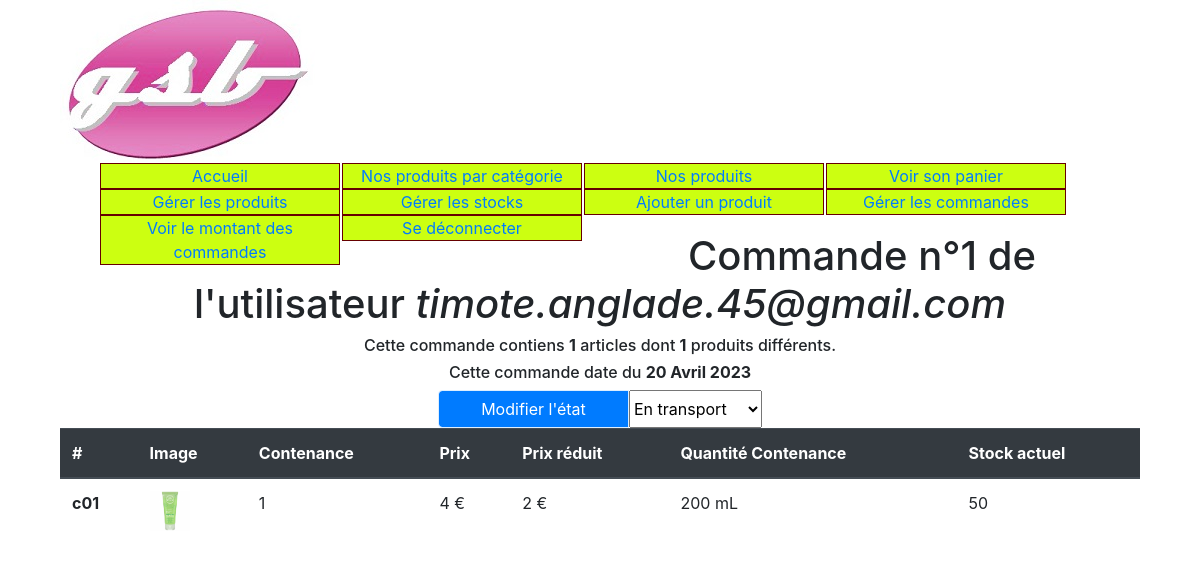
Screenshot of /index.php?uc=gererCommandes&action=modifCommande&id=1&mail=timote.anglade.45@gmail.com (signed in) with the database file from the repository.
### tables this page shows
CREATE TABLE IF NOT EXISTS `commande` (
  `mail` varchar(50) NOT NULL,
  `id` char(32) NOT NULL,
  `dateCommande` date DEFAULT NULL,
  `etatCde` char(1) NOT NULL DEFAULT 'P' COMMENT 'T = Transport\r\nP = en Préparation\r\nA = Arrivée\r\nC = Cancel',
  PRIMARY KEY (`mail`,`id`)
);

CREATE TABLE IF NOT EXISTS `contenir` (
  `id_produit` char(32) NOT NULL,
  `id_contenance` int(11) NOT NULL,
  `mail_commande` varchar(50) NOT NULL,
  `id_commande` char(32) NOT NULL,
  `qte` int(11) NOT NULL DEFAULT 1,
  `reduction` float DEFAULT NULL,
  PRIMARY KEY (`id_produit`,`id_contenance`,`mail_commande`,`id_commande`),
  KEY `contenir_commande0_FK` (`mail_commande`,`id_commande`)
);

CREATE TABLE IF NOT EXISTS `produitcontenance` (
  `id` char(32) NOT NULL,
  `id_contenance` int(11) NOT NULL,
  `prix` double NOT NULL,
  `qte` int(11) NOT NULL,
  `stock` int(11) NOT NULL DEFAULT 0,
  `isBase` tinyint(1) NOT NULL,
  `id_unit` int(11) NOT NULL,
  PRIMARY KEY (`id`,`id_contenance`),
  KEY `ProduitContenance_unites0_FK` (`id_unit`)
);

CREATE TABLE IF NOT EXISTS `produit` (
  `id` char(32) NOT NULL,
  `libelle` varchar(50) NOT NULL,
  `description` varchar(255) DEFAULT NULL,
  `image` char(100) DEFAULT NULL,
  `dateMiseEnRayon` date NOT NULL,
  `id_categorie` char(32) NOT NULL,
  `id_marque` int(11) NOT NULL,
  PRIMARY KEY (`id`),
  KEY `produit_categorie_FK` (`id_categorie`),
  KEY `produit_marque_FK` (`id_marque`)
);

### modele/bd.commandes.inc.php (called while the page is built, shortened)
<?php
function getDetailsCommandes($id, $mail){
	try
	{
        $monPdo = connexionPDO();
		$req = 'select id, mail, dateCommande, etatCde, sum(con.qte) as qte, count(id_contenance) as nbProduits from commande inner join contenir con on con.id_commande=id and con.mail_commande=mail where mail=:mail and id=:id';
		$req = $monPdo->prepare($req);
		$req->execute(['id' => $id, 'mail'=>$mail]);
		$lesLignes = $req->fetch(PDO::FETCH_ASSOC);
		$req = "select p.id, image, c.id_contenance, round(prix,2) as prix, c.qte, reduction, round((prix*reduction),2) as prixReduit, p.qte as qteC, stock, unit_intitule, IFNULL(NULLIF(unit_pluriel,''), unit_intitule) as 'unit_pluriel' from contenir c inner join produitcontenance p on id_produit=p.id and p.id_contenance=c.id_contenance inner join unites u on u.id_unit=p.id_unit inner join produit prod on prod.id=p.id where c.mail_commande=:mail and c.id_commande=:id;";
		$req = $monPdo->prepare($req);
		$req->execute(['id' => $id, 'mail'=>$mail]);
		$lesLignes['contenir'] = $req->fetchAll(PDO::FETCH_ASSOC);
		return $lesLignes;
	}
	catch (PDOException $e)
	{
        print "Erreur !: " . $e->getMessage();
        die();
	}
}
?>

### modele/fonctions.inc.php (called while the page is built, shortened)
<?php
function year($date){
	return substr($date, 0, 4);
}
function month($date){
	return substr($date, 5, 2);
}
function day($date){
	return substr($date, 8);
}
function getTextFromDate($date){
	$annee = year($date);
	$mois = month($date);
	$jour = day($date);
	$result = $jour." ";
	switch ($mois) {
		case '04':
			$result = $result."Avril";
			break;
	}
	$result = $result." ".$annee;
	return $result;
}
?>

### vues/v_detailsCommande.php (the view, shortened to what this page needs)
<h1 class="text-center">Commande n°<?php echo $infos['id']; ?> de l'utilisateur <i><?php echo $infos['mail']; ?></i></h1>
<h6 class="text-center"> Cette commande contiens <strong><?php echo $infos['qte']; ?></strong> articles dont <strong><?php echo $infos['nbProduits']; ?></strong> produits différents.</h6>
<h6 class="text-center"> Cette commande date du <strong>
<?php echo getTextFromDate($infos['dateCommande']);?></strong></h6>
<form class="justify-content-center d-flex" method="POST" action="index.php?uc=gererCommandes&action=modifCommande&id=<?php echo $_REQUEST['id']; ?>&mail=<?php echo $_REQUEST['mail'];?>">
  <div class="input-group" style="max-width: 30%;">
  <input type="submit" value="Modifier l'état" class="form-control btn-primary">
  <select name="etatCde" class="form-select" id="inputGroupSelect04">
    <option value="T" <?php if($infos['etatCde']=="T"){echo 'selected';}?> >En transport</option>
  </select>
</div>
</form>
<table class="table">
  <thead class="thead-dark">
    <tr>
      <th scope="col">#</th>
      <th scope="col">Image</th>
      <th scope="col">Contenance</th>
      <th scope="col">Prix</th>
      <th scope="col">Prix réduit</th>
      <th scope="col">Quantité Contenance</th>
      <th scope="col">Stock actuel</th>
    </tr>
  </thead>
  <tbody>
    <?php
    foreach($infos['contenir'] as $cd){
      echo '<tr>';
      echo '<th scope="row">'.$cd['id'].'</th>';
      echo '<td><a href="'.'index.php?uc=voirProduits&action=detailsProduit&id='.$cd['id'].'"><img src="'.$cd['image'].'" style="max-width: 40px;"></a></td>';
      echo '<td>'.$cd['id_contenance'].'</td>';
      echo '<td>'.$cd['prix'].' €</td>';
      echo '<td>'.$cd['prixReduit'].' €</td>';
      echo '<td>'.$cd['qteC'].' ';
      if($cd['qteC']>1){
        echo $cd['unit_pluriel'];
      }
      else{
        echo $cd['unit_intitule'];
      }
      echo '<td>'.$cd['stock'].'</td>';
      echo '</td>';
      echo '</tr>';
    }
    ?>
  </tbody>
</table>

### modele/cssGeneral.css (style rules this page uses)
html { font:normal 100%/1.2em "Trebuchet MS",Verdana,Helvetica,Arial,sans-serif; }
body { padding : 0% 5%; }
input { margin-left: 1%; width: 30%; border: #CCC 1px solid; }
input[type="submit"] { border: #DDEEFF 1px solid; width: 30%; }

### rows the page displays
commande: id "1", mail "timote.anglade.45@gmail.com", dateCommande "20 Avril 2023", etatCde "En transport"
contenir: produitcontenance.id "c01", id_produit.image (picture), id_contenance "1", prix "4", prixReduit "2", produitcontenance.qte "200", unit_pluriel "mL", produitcontenance.stock "50"

### other values shown
$infos['qte'] "1"
$infos['nbProduits'] "1"
